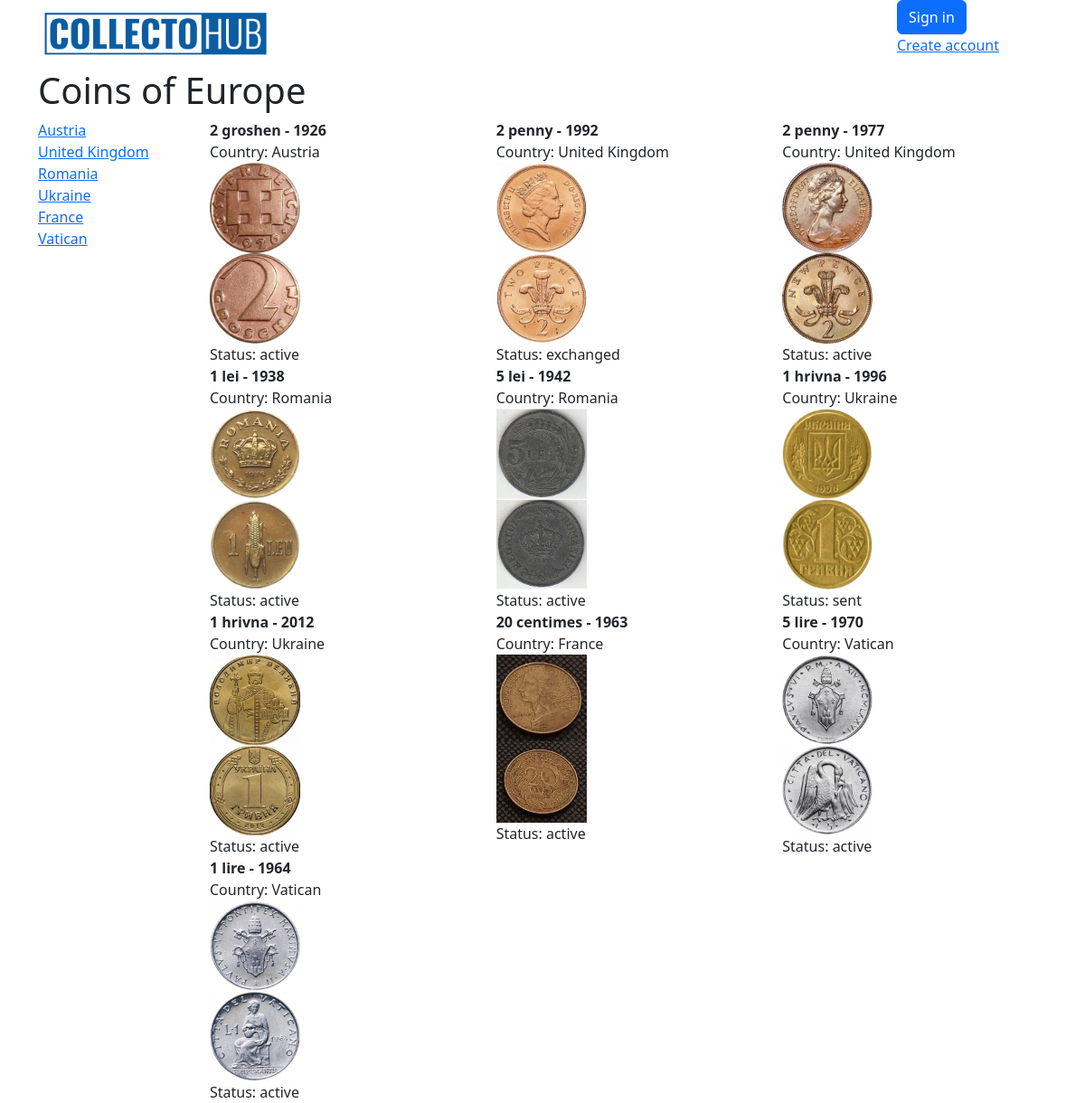
/continent/1/, run on an earlier commit of the app's database.
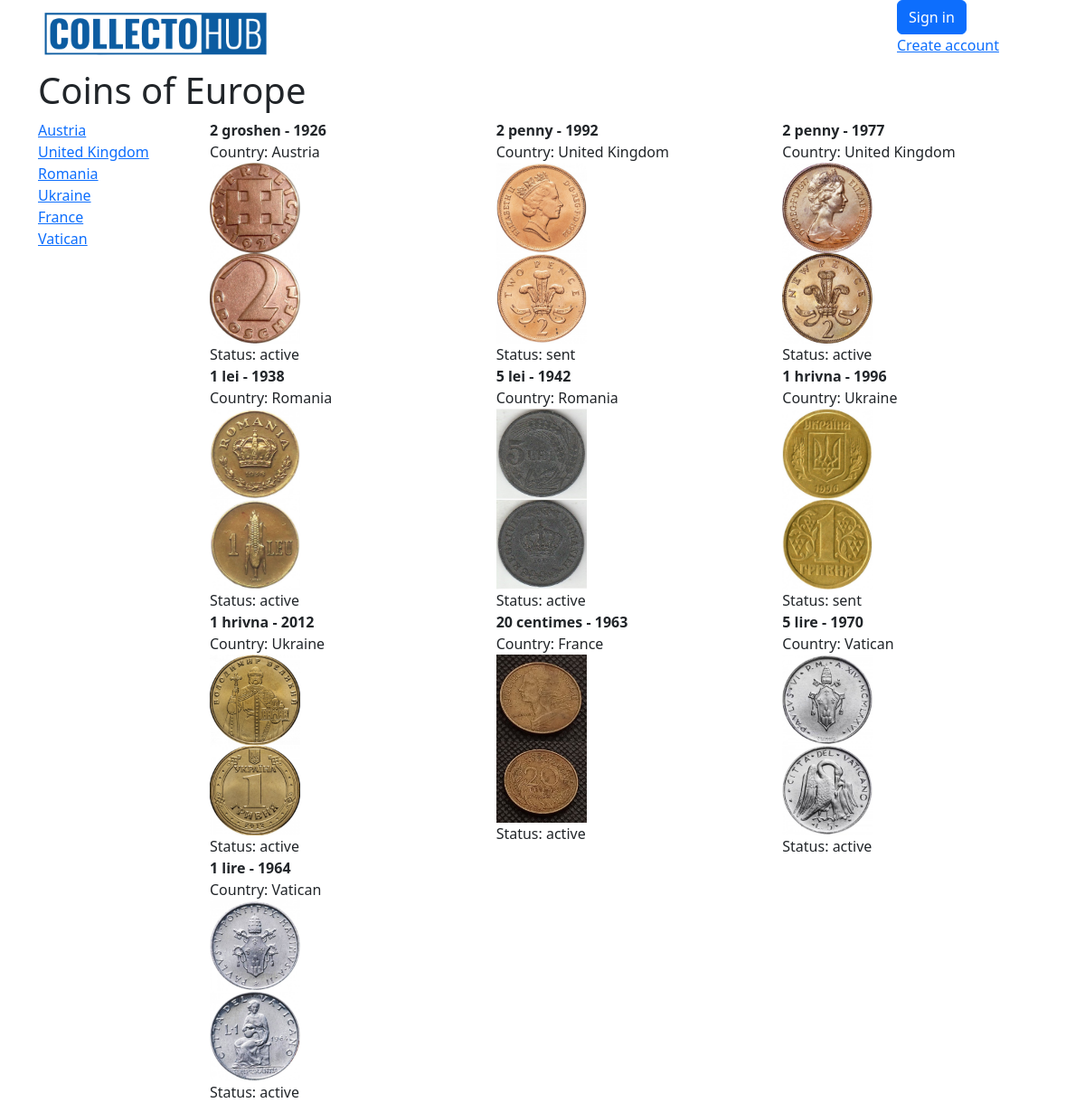
And on a later commit of the database.
### coins/models.py (models this page shows, shortened)
class Coin(models.Model):
    img_front = models.ImageField(upload_to='products_image', blank=True)
    img_back = models.ImageField(upload_to='products_image', blank=True)
    img_add_1 = models.ImageField(upload_to='products_image', blank=True)
    img_add_2 = models.ImageField(upload_to='products_image', blank=True)
    country = models.ForeignKey(Country, on_delete=models.CASCADE, related_name='coins')  # Reference to Country
    denomination = models.CharField(max_length=150)  # Denomination
    year = models.IntegerField()  # Year
    material = models.CharField(max_length=15, blank=True, choices=material_choices)  # Material
    safety = models.CharField(max_length=2, blank=True, choices=safety_choices)  # Optional field for admin use
    weight = models.FloatField(blank=True, null=True)  # Weight
    diameter = models.FloatField(blank=True, null=True)  # Diameter
    thickness = models.FloatField(blank=True, null=True)  # Thickness
    circulation = models.IntegerField(blank=True, null=True)  # Circulation
    owner = models.ForeignKey(User, on_delete=models.CASCADE, related_name='coins')
    box = models.ForeignKey('Box', on_delete=models.SET_NULL, blank=True, null=True, related_name='coins')
    status = models.CharField(max_length=1, choices=status_choices_coin, default='a')
    class Meta:
        verbose_name = 'Coin'
        verbose_name_plural = 'Coins'

class Country(models.Model):
    name = models.CharField(max_length=150, unique=True)
    continent = models.ForeignKey(Continent, on_delete=models.CASCADE, related_name="countries")
    class Meta:
        verbose_name = "Country"
        verbose_name_plural = "Countries"
    def __str__(self):
        return self.name

### coins/views.py (the view)
# urls.py: path('continent/<int:pk>/', views.ContinentDetailView.as_view(), name='continent-detail'),
class ContinentDetailView(DetailView):
    model = Continent

### coins/models.py (called while the page is built)
    def get_coins(self):
        return Coin.objects.filter(country__continent=self)

    def get_coutries_has_coins(self):
        return self.countries.filter(coins__isnull=False).distinct()

### coins/templates/coins/continent_detail.html (shortened to what this page needs)
{% extends 'coins/base.html' %}
{% block content %}
<h1>Coins of {{ continent.name }}</h1>
    <div class="row">
        <div class="col-2">
            {% for country in continent.get_coutries_has_coins %}
        <div>
            <a href="{% url 'coins:country-detail' pk=country.id%}"> {{ country }} </a>
        </div>
    {% endfor %}
        </div>
        <div class="col-10">
            <div class="row">
                {% for coin in continent.get_coins %}
                    <div class="col-4">
                        <strong>{{ coin.denomination }} - {{ coin.year }}</strong><br>
                        Country: {{ coin.country.name }}<br>
                        <a href="{% url 'coins:coin-detail' pk=coin.id %}">
                            <img src="{{ coin.img_front.url }}" alt="Front Image" width="100">
                        </a>
                        <br>
                        <a href="{% url 'coins:coin-detail' pk=coin.id %}">
                            <img src="{{ coin.img_back.url }}" alt="Back Image" width="100">
                        </a>
                        <br>
                        Status: {{ coin.get_status_display }}
                    </div>
                {% endfor %}
            </div>
        </div>
    </div>
{% endblock %}

What changed in the data, as far as the page shows it:
changed Coin (number 2 of 10 on the later page): status "exchanged" → "sent"
